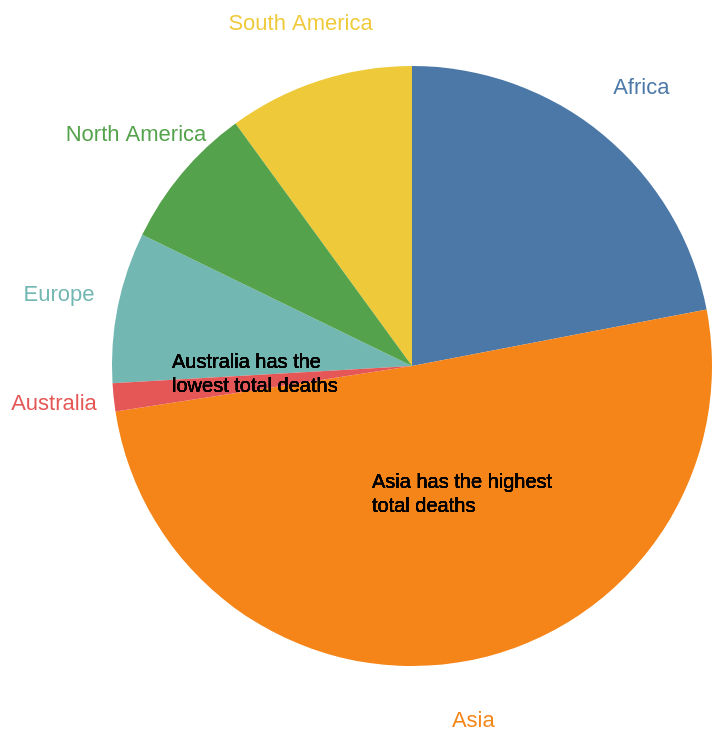

This figure's Vega-Lite source:
### Vega-Lite specification from a JSON file in a GitHub repository (floating-point values rounded to 4 significant figures)
{"$schema": "https://vega.github.io/schema/vega-lite/v5.json", "description": "PIE CHART - TOTAL DEATHS BY CONTINENTS", "width": "container", "height": "container", "autosize": "pad", "data": {"values": [{"Continent": "Africa", "Total Deaths": 16564000}, {"Continent": "Asia", "Total Deaths": 38127000}, {"Continent": "Europe", "Total Deaths": 6122000}, {"Continent": "South America", "Total Deaths": 7547000}, {"Continent": "North America", "Total Deaths": 5863000}, {"Continent": "Australia", "Total Deaths": 1136000}]}, "encoding": {"theta": {"field": "Total Deaths", "type": "quantitative", "stack": true}, "color": {"field": "Continent", "type": "nominal", "legend": null}}, "layer": [{"mark": {"type": "arc", "outerRadius": 150, "tooltip": true}}, {"mark": {"type": "text", "radius": 180}, "encoding": {"text": {"field": "Continent", "type": "nominal"}}}, {"mark": {"type": "text", "fontSize": 10, "xOffset": -20, "dy": 58, "yOffset": 0, "align": "left", "fill": "black"}, "encoding": {"text": {"value": ["Asia has the highest", "total deaths"]}}}, {"mark": {"type": "text", "fontSize": 10, "xOffset": -120, "dy": 58, "yOffset": -60, "align": "left", "fill": "black"}, "encoding": {"text": {"value": ["Australia has the", "lowest total deaths"]}}}], "config": {"view": {"stroke": "transparent"}}}
